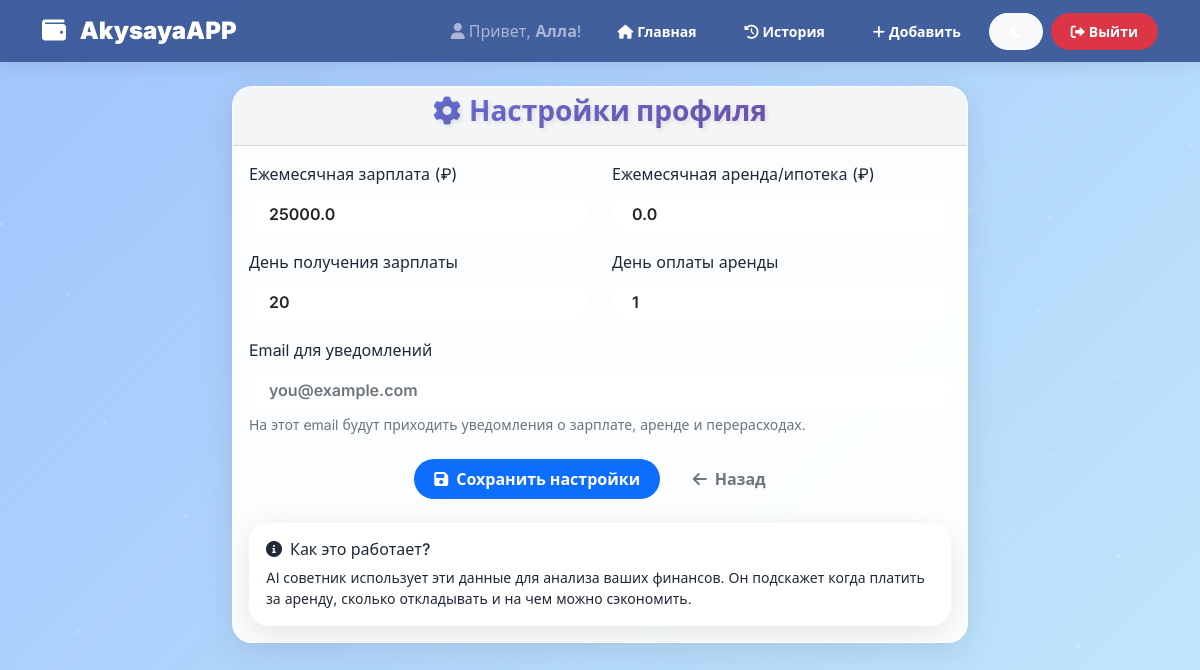
The page /settings (signed in) on the database its author committed.
### tables this page shows
CREATE TABLE users (
            id INTEGER PRIMARY KEY AUTOINCREMENT,
            username TEXT UNIQUE NOT NULL,
            password TEXT NOT NULL,
            salary REAL DEFAULT 0,
            rent_expense REAL DEFAULT 0,
            salary_day INTEGER DEFAULT 1,
            rent_day INTEGER DEFAULT 1
        , email TEXT, last_notifications TEXT, financial_goal REAL DEFAULT 5000);

### app.py (the view, shortened to what this page needs)
@app.route('/settings', methods=('GET', 'POST'))
def settings():
    if 'user_id' not in session:
        return redirect(url_for('login'))
    conn = get_db_connection()
    user = conn.execute('SELECT salary, rent_expense, salary_day, rent_day, email FROM users WHERE id = ?', (session['user_id'],)).fetchone()
    conn.close()
    return render_template('settings.html', user_settings=user)

### app.py (called while the page is built)
def get_db_connection():
    conn = sqlite3.connect('database.db', check_same_thread=False)
    conn.row_factory = sqlite3.Row
    return conn

### templates/settings.html (shortened to what this page needs)
{% extends "base.html" %}
{% block content %}
<div class="row justify-content-center">
    <div class="col-md-8">
        <div class="card glass-card scale-in">
            <div class="card-header text-center">
                <h3 class="gradient-text"><i class="fas fa-cog me-2"></i>Настройки профиля</h3>
            </div>
            <div class="card-body">
                <form method="POST" id="settingsForm">
                    <div class="row">
                        <div class="col-md-6">
                            <div class="mb-3">
                                <label for="salary" class="form-label">Ежемесячная зарплата (₽)</label>
                                <input type="number" step="0.01" class="form-control btn-oval" id="salary"
                                       name="salary" value="{{ user_settings.salary if user_settings else '' }}" required>
                            </div>
                            <div class="mb-3">
                                <label for="salary_day" class="form-label">День получения зарплаты</label>
                                <input type="number" min="1" max="31" class="form-control btn-oval" id="salary_day"
                                       name="salary_day" value="{{ user_settings.salary_day if user_settings else 1 }}" required>
                            </div>
                        </div>
                        <div class="col-md-6">
                            <div class="mb-3">
                                <label for="rent_expense" class="form-label">Ежемесячная аренда/ипотека (₽)</label>
                                <input type="number" step="0.01" class="form-control btn-oval" id="rent_expense"
                                       name="rent_expense" value="{{ user_settings.rent_expense if user_settings else '' }}" required>
                            </div>
                            <div class="mb-3">
                                <label for="rent_day" class="form-label">День оплаты аренды</label>
                                <input type="number" min="1" max="31" class="form-control btn-oval" id="rent_day"
                                       name="rent_day" value="{{ user_settings.rent_day if user_settings else 1 }}" required>
                            </div>
                        </div>
                    </div>
                    <div class="mb-3">
                        <label for="email" class="form-label">Email для уведомлений</label>
                        <input type="email" class="form-control btn-oval" id="email" name="email"
                               value="{{ user_settings.email if user_settings and user_settings.email else '' }}" placeholder="you@example.com">
                        <div class="form-text">На этот email будут приходить уведомления о зарплате, аренде и перерасходах.</div>
                    </div>
                    <div class="text-center mt-4">
                        <button type="submit" class="btn btn-primary btn-oval wave-effect">
                            <i class="fas fa-save me-2"></i>Сохранить настройки
                        </button>
                        <a href="{{ url_for('index') }}" class="btn btn-outline-secondary btn-oval ms-2 wave-effect">
                            <i class="fas fa-arrow-left me-2"></i>Назад
                        </a>
                    </div>
                </form>
                <div class="mt-4 p-3 info-box rounded glass-card">
                    <h6><i class="fas fa-info-circle me-2"></i>Как это работает?</h6>
                    <p class="mb-0 small">AI советник использует эти данные для анализа ваших финансов.
                    Он подскажет когда платить за аренду, сколько откладывать и на чем можно сэкономить.</p>
                </div>
            </div>
        </div>
    </div>
</div>
{% endblock %}

### templates/base.html (shortened to what this page needs)
<!DOCTYPE html>
<html lang="ru">
<head>
    <link href="https://cdn.jsdelivr.net/npm/bootstrap@5.1.3/dist/css/bootstrap.min.css" rel="stylesheet">
    <link rel="stylesheet" href="https://cdnjs.cloudflare.com/ajax/libs/font-awesome/6.0.0/css/all.min.css">
    <link rel="stylesheet" href="{{ url_for('static', filename='style.css') }}">
</head>
<body class="page-transition">
    <div id="particles-js"></div>
    {% if session.user_id %}
    <nav class="navbar navbar-expand-lg navbar-dark navbar-glass">
        <div class="container">
            <a class="navbar-brand" href="{{ url_for('index') }}">
                <i class="fas fa-wallet me-2 icon-pulse"></i>
                <strong>AkysayaAPP</strong>
            </a>
            <div class="navbar-nav ms-auto align-items-center">
                <span class="navbar-text me-3">
                    <i class="fas fa-user me-1"></i>Привет, <strong>{{ session.username }}</strong>!
                </span>
                <a class="nav-link btn-oval btn-outline-light btn-sm me-2" href="{{ url_for('index') }}">
                    <i class="fas fa-home me-1"></i>Главная
                </a>
                <a class="nav-link btn-oval btn-outline-light btn-sm me-2" href="{{ url_for('history') }}">
                    <i class="fas fa-history me-1"></i>История
                </a>
                <a class="nav-link btn-oval btn-outline-light btn-sm me-2" href="{{ url_for('add_transaction') }}">
                    <i class="fas fa-plus me-1"></i>Добавить
                </a>
                <button class="btn btn-oval btn-light btn-sm me-2" onclick="toggleDarkMode()">
                    <i class="fas fa-moon"></i>
                </button>
                <a class="nav-link btn-oval btn-danger btn-sm" href="{{ url_for('logout') }}">
                    <i class="fas fa-sign-out-alt me-1"></i>Выйти
                </a>
            </div>
        </div>
    </nav>
    {% endif %}
    <div class="container mt-4">
        {% block content %}{% endblock %}
    </div>
</body>
</html>

### static/style.css (style rules this page uses)
:root { --text-primary: #1f2937; --text-secondary: #4b5563; --card-bg: rgba(255, 255, 255, 0.95); }
* { margin: 0; padding: 0; box-sizing: border-box; -webkit-font-smoothing: antialiased; -moz-osx-font-smoothing: grayscale; }
body { font-family: 'Inter', 'Segoe UI', sans-serif; min-height: 100vh; padding-bottom: 50px; overflow-x: hidden; }
#particles-js { position: fixed; width: 100%; height: 100%; top: 0; left: 0; z-index: -2; pointer-events: none; }
body.theme-day { background: linear-gradient(135deg, #a1c4fd 0%, #c2e9fb 100%); }
.navbar-glass { background: rgba(59, 89, 152, 0.85) !important; backdrop-filter: blur(10px); box-shadow: 0 2px 20px rgba(0, 0, 0, 0.1); z-index: 1000; transition: all 0.3s ease; }
.navbar-brand { color: #ffffff !important; font-weight: bold; font-size: 1.5rem; }
.navbar-nav .nav-link { color: #ffffff !important; font-weight: 500; }
.navbar-nav .btn { color: #ffffff; border-color: #ffffff; }
.btn-oval { border-radius: 25px !important; transition: all 0.3s ease !important; border: none !important; font-weight: 600 !important; padding: 8px 20px !important; }
.glass-card { background: var(--card-bg); color: var(--text-primary); backdrop-filter: blur(10px) !important; border: 1px solid rgba(255, 255, 255, 0.2) !important; border-radius: 20px !important; box-shadow: 0 8px 32px rgba(0, 0, 0, 0.1) !important; transition: all 0.3s cubic-bezier(0.175, 0.885, 0.32, 1.275) !important; transform-origin: center !important; overflow: hidden !important; will-change: transform, box-shadow; }
.page-transition { animation: pageFadeIn 0.4s ease-out; }
.gradient-text { background: linear-gradient(90deg, #667eea, #764ba2); -webkit-background-clip: text; -webkit-text-fill-color: transparent; background-clip: text; font-weight: 800 !important; text-shadow: 2px 2px 4px rgba(0, 0, 0, 0.1); }
.scale-in { animation: scaleIn 0.6s ease-out forwards; }
.wave-effect { position: relative; overflow: hidden; }
.wave-effect::after { content: ''; position: absolute; top: 50%; left: 50%; width: 5px; height: 5px; background: rgba(255, 255, 255, 0.5); opacity: 0; border-radius: 100%; transform: scale(1, 1) translate(-50%); transform-origin: 50% 50%; }

### templates/base.html (style rules this page uses)
:root { --primary-color: #667eea; --secondary-color: #764ba2; --success-color: #28a745; --danger-color: #dc3545; --warning-color: #ffc107; --info-color: #17a2b8; }

### rows shown on the page
users: username "Алла", salary "25000.0", salary_day "20", rent_expense "0.0", rent_day "1"
